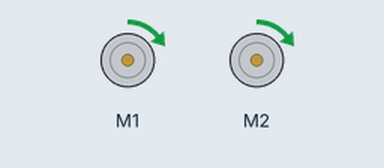
Bench run of a sketch on a simulated Arduino Uno, built with avr-gcc and run on an emulated ATmega328P. On the bench: 2 × DC motor (green arrow = forward, orange = backward, longer = faster). What the sketch prints to the serial monitor is not drawn.

Above: at 0.05 s.
At 1.2 s:
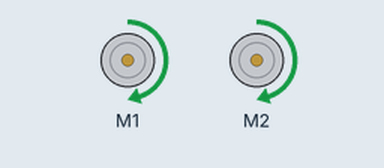
At 2.35 s:
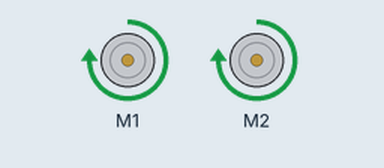
At 4.65 s:
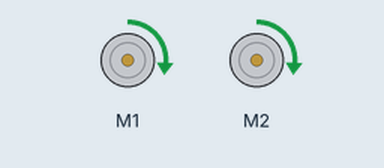
Timing chart, 0 to 6.6 s (numbered marks = the images above):
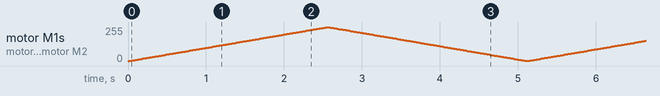

The sketch:

5_robot_motors.ino
```cpp
// (licence header left out)
#include <AFMotor.h>

AF_DCMotor stanga(1);
AF_DCMotor dreapta(2);

void setup() {
  Serial.begin(9600);  // set up Serial library at 9600 bps
  Serial.println("Motor test!");

  // turn on motor
  stanga.setSpeed(200);
  stanga.run(RELEASE);

  dreapta.setSpeed(200);
  dreapta.run(RELEASE);
}

void loop() {
  uint8_t i;

  stanga.run(FORWARD);
  dreapta.run(FORWARD);

  for (i = 0; i < 255; i++) {
    stanga.setSpeed(i);
    dreapta.setSpeed(i);

    delay(10);
  }

  for (i = 255; i != 0; i--) {
    stanga.setSpeed(i);
    dreapta.setSpeed(i);

    delay(10);
  }

  // Serial.print("tock");

  // motor1.run(BACKWARD);
  // motor2.run(BACKWARD);
  // motor3.run(BACKWARD);
  // motor4.run(BACKWARD);

  // for (i = 0; i < 255; i++) {
  //   motor1.setSpeed(i);
  //   motor2.setSpeed(i);
  //   motor3.setSpeed(i);
  //   motor4.setSpeed(i);
  //   delay(10);
  // }

  // for (i = 255; i != 0; i--) {
  //   motor1.setSpeed(i);
  //   motor2.setSpeed(i);
  //   motor3.setSpeed(i);
  //   motor4.setSpeed(i);

  //   delay(10);
  // }


  // Serial.print("tech");
  // motor1.run(RELEASE);
  // motor2.run(RELEASE);
  // motor3.run(RELEASE);
  // motor4.run(RELEASE);
  // delay(1000);
}
```
